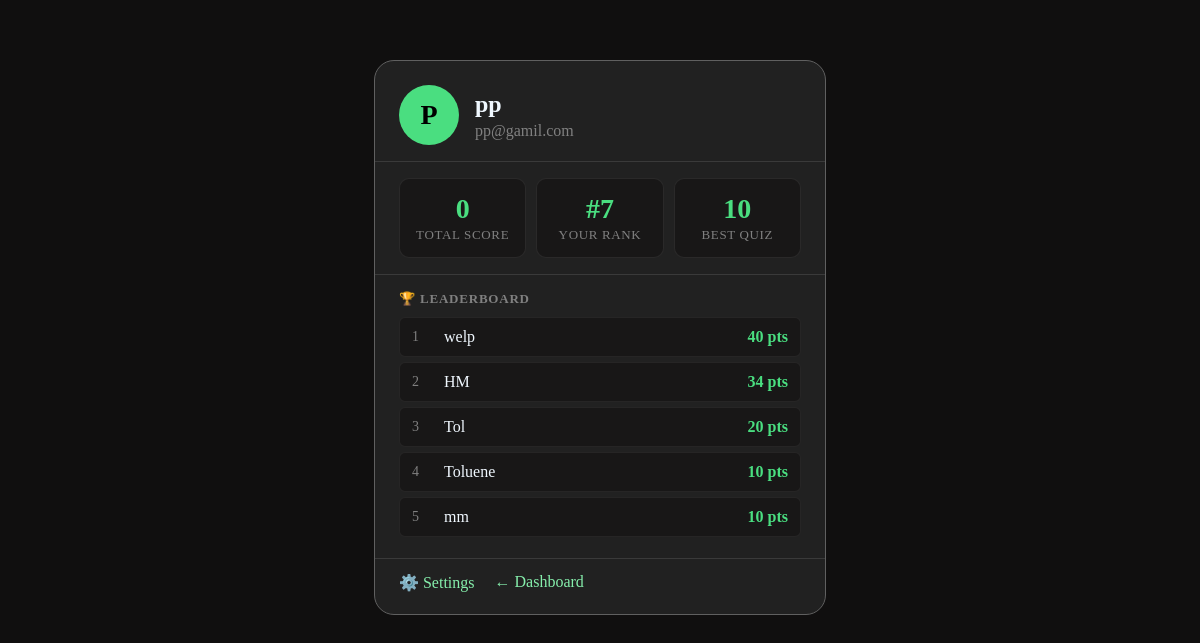
Page /profile (signed in) on the committed database.
### tables this page shows
CREATE TABLE users (
    user_id INTEGER PRIMARY KEY AUTOINCREMENT,
    username VARCHAR(50) NOT NULL UNIQUE,
    email VARCHAR(100) NOT NULL UNIQUE,
    password VARCHAR(255) NOT NULL,
    total_score INTEGER DEFAULT 0
);

### app.py (the view)
@app.route("/profile")
@app.route("/profile")
def profile():
    if "user_id" not in session:
        return redirect("/login")
    db = get_db()
    cursor = db.cursor()
    user_id = session["user_id"]
    cursor.execute("SELECT username, email, total_score FROM users WHERE user_id=?", (user_id,))
    user = cursor.fetchone()
    cursor.execute("""
        SELECT COUNT(*) FROM users
        WHERE total_score > (SELECT total_score FROM users WHERE user_id=?)
    """, (user_id,))
    rank = cursor.fetchone()[0] + 1
    cursor.execute("""
        SELECT username, total_score FROM users
        ORDER BY total_score DESC LIMIT 5
    """)
    leaderboard = cursor.fetchall()
    cursor.execute("""
        SELECT MAX(score) FROM attempts WHERE user_id=? AND quiz_id != 1
    """, (user_id,))
    best = cursor.fetchone()[0] or 0
    return render_template("profile.html", user=user, rank=rank, leaderboard=leaderboard, best=best)

### app.py (called while the page is built)
def get_db():
    if 'db' not in g:
        g.db = sqlite3.connect(DATABASE)
        g.db.row_factory = sqlite3.Row
    return g.db

### templates/profile.html (shortened to what this page needs)
<!DOCTYPE html>
<html>
<head>
    <link rel="stylesheet" href="/static/css/profile.css">
</head>
<body>
<div class="card">
  <div class="card-header">
    <div class="avatar">{{ user[0][0] | upper }}</div>
    <div class="user-meta">
      <h2>{{ user[0] }}</h2>
      <p>{{ user[1] }}</p>
    </div>
  </div>
  <hr>
  <div class="stats-row">
    <div class="stat-box">
      <span class="val">{{ user[2] }}</span>
      <span class="lbl">Total Score</span>
    </div>
    <div class="stat-box">
      <span class="val">#{{ rank }}</span>
      <span class="lbl">Your Rank</span>
    </div>
    <div class="stat-box">
      <span class="val">{{ best }}</span>
      <span class="lbl">Best Quiz</span>
    </div>
  </div>
  <hr>
  <div class="section">
    <h4>🏆 Leaderboard</h4>
    {% for entry in leaderboard %}
    <div class="leaderboard-row {% if entry[0] == user[0] %}highlight{% endif %}">
      <span class="pos">{{ loop.index }}</span>
      <span class="name">{{ entry[0] }}</span>
      <span class="pts">{{ entry[1] }} pts</span>
    </div>
    {% endfor %}
  </div>
  <hr>
  <div class="card-footer">
    <a href="/settings">⚙️ Settings</a>
    <a href="/dashboard">← Dashboard</a>
  </div>
</div>
</body>
</html>

### static/css/profile.css (style rules this page uses)
body { background-color: rgb(16, 15, 15); color: aliceblue; }
.card { position: fixed; top: 60px; left: 50%; transform: translateX(-50%); color: #4ade80; width: 450px; border-radius: 20px; border: 1px solid rgb(96, 96, 96); background-color: rgb(33, 33, 33); overflow: hidden; }
.card-header { padding: 24px 24px 16px 24px; display: flex; align-items: center; gap: 16px; }
.avatar { width: 60px; height: 60px; border-radius: 50%; background-color: #4ade80; color: black; font-size: 28px; font-weight: bold; display: flex; align-items: center; justify-content: center; flex-shrink: 0; }
.user-meta { display: flex; flex-direction: column; gap: 4px; }
.user-meta h2 { color: aliceblue; font-size: 24px; margin: 0; }
.user-meta p { color: gray; font-size: 16px; margin: 0; padding-left: 0; }
hr { border: none; border-top: 1px solid rgba(197, 197, 197, 0.15); margin: 0; }
.stats-row { display: flex; justify-content: space-around; padding: 16px 24px; gap: 10px; }
.stat-box { flex: 1; text-align: center; background-color: rgb(24, 23, 23); border: 1px solid rgba(197, 197, 197, 0.1); border-radius: 10px; padding: 14px 8px; }
.stat-box .val { font-size: 28px; font-weight: bold; color: #4ade80; display: block; }
.stat-box .lbl { font-size: 13px; color: gray; text-transform: uppercase; letter-spacing: 0.05em; }
.section { padding: 16px 24px; }
.section h4 { font-size: 13px; color: gray; text-transform: uppercase; letter-spacing: 0.06em; margin: 0 0 10px 0; }
.leaderboard-row { display: flex; justify-content: space-between; align-items: center; padding: 10px 12px; border-radius: 6px; margin-bottom: 5px; font-size: 16px; background-color: rgb(24, 23, 23); border: 1px solid rgba(197, 197, 197, 0.08); }
.leaderboard-row .pos { color: gray; width: 24px; font-size: 14px; }
.leaderboard-row .name { flex: 1; color: aliceblue; margin-left: 8px; }
.leaderboard-row .pts { color: #4ade80; font-weight: bold; font-size: 16px; }
.card-footer { padding: 14px 24px 22px 24px; display: flex; gap: 20px; }
a { color: #86efac; text-decoration: none; font-size: 16px; }

### rows in the picture
users: username "P", username "pp", email "pp@gamil.com", total_score "0"
users: username "welp", total_score "40"
users: username "HM", total_score "34"
users: username "Tol", total_score "20"
users: username "Toluene", total_score "10"
users: username "mm", total_score "10"

### other values in the picture
{{ rank }} "7"
{{ best }} "10"
